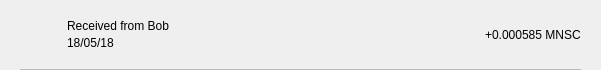
<?xml version="1.0" encoding="UTF-8"?>
<ui version="4.0">
 <class>TxRow</class>
 <widget class="QWidget" name="TxRow">
  <property name="geometry">
   <rect>
    <x>0</x>
    <y>0</y>
    <width>601</width>
    <height>70</height>
   </rect>
  </property>
  <property name="minimumSize">
   <size>
    <width>0</width>
    <height>40</height>
   </size>
  </property>
  <property name="windowTitle">
   <string>Form</string>
  </property>
  <layout class="QVBoxLayout" name="verticalLayout_3">
   <property name="spacing">
    <number>0</number>
   </property>
   <property name="leftMargin">
    <number>0</number>
   </property>
   <property name="topMargin">
    <number>0</number>
   </property>
   <property name="rightMargin">
    <number>0</number>
   </property>
   <property name="bottomMargin">
    <number>0</number>
   </property>
   <item>
    <widget class="QWidget" name="rowContainer" native="true">
     <layout class="QVBoxLayout" name="verticalLayout_2">
      <property name="spacing">
       <number>9</number>
      </property>
      <property name="leftMargin">
       <number>20</number>
      </property>
      <property name="topMargin">
       <number>9</number>
      </property>
      <property name="rightMargin">
       <number>20</number>
      </property>
      <property name="bottomMargin">
       <number>0</number>
      </property>
      <item>
       <widget class="QFrame" name="frame">
        <property name="styleSheet">
         <string notr="true">border:none;</string>
        </property>
        <property name="frameShape">
         <enum>QFrame::StyledPanel</enum>
        </property>
        <property name="frameShadow">
         <enum>QFrame::Raised</enum>
        </property>
        <layout class="QHBoxLayout" name="horizontalLayout" stretch="0,2,0">
         <property name="leftMargin">
          <number>0</number>
         </property>
         <property name="topMargin">
          <number>0</number>
         </property>
         <property name="rightMargin">
          <number>0</number>
         </property>
         <property name="bottomMargin">
          <number>0</number>
         </property>
         <item>
          <widget class="QPushButton" name="icon">
           <property name="focusPolicy">
            <enum>Qt::NoFocus</enum>
           </property>
           <property name="styleSheet">
            <string notr="true">border:none;</string>
           </property>
           <property name="text">
            <string/>
           </property>
           <property name="iconSize">
            <size>
             <width>28</width>
             <height>28</height>
            </size>
           </property>
          </widget>
         </item>
         <item>
          <layout class="QVBoxLayout" name="verticalLayout">
           <property name="spacing">
            <number>3</number>
           </property>
           <property name="leftMargin">
            <number>9</number>
           </property>
           <item>
            <widget class="QLabel" name="lblAddress">
             <property name="styleSheet">
              <string notr="true"/>
             </property>
             <property name="text">
              <string>Received from Bob</string>
             </property>
             <property name="alignment">
              <set>Qt::AlignBottom|Qt::AlignLeading|Qt::AlignLeft</set>
             </property>
            </widget>
           </item>
           <item>
            <widget class="QLabel" name="lblDate">
             <property name="styleSheet">
              <string notr="true"/>
             </property>
             <property name="text">
              <string>18/05/18</string>
             </property>
             <property name="alignment">
              <set>Qt::AlignLeading|Qt::AlignLeft|Qt::AlignTop</set>
             </property>
            </widget>
           </item>
          </layout>
         </item>
         <item>
          <widget class="QLabel" name="lblAmount">
           <property name="styleSheet">
            <string notr="true"/>
           </property>
           <property name="text">
            <string>+0.000585 MNSC</string>
           </property>
          </widget>
         </item>
        </layout>
       </widget>
      </item>
      <item>
       <widget class="QLabel" name="lblDivisory">
        <property name="minimumSize">
         <size>
          <width>0</width>
          <height>1</height>
         </size>
        </property>
        <property name="maximumSize">
         <size>
          <width>16777215</width>
          <height>1</height>
         </size>
        </property>
        <property name="styleSheet">
         <string notr="true">background-color:#bababa;</string>
        </property>
        <property name="text">
         <string/>
        </property>
        <property name="alignment">
         <set>Qt::AlignBottom|Qt::AlignLeading|Qt::AlignLeft</set>
        </property>
       </widget>
      </item>
     </layout>
    </widget>
   </item>
  </layout>
 </widget>
 <resources/>
 <connections/>
</ui>
